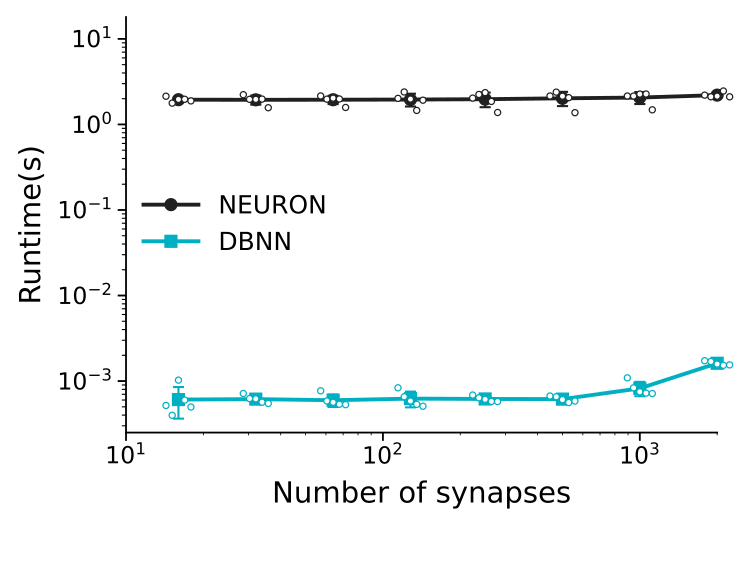

Write the Python code that produced this figure.
import csv
import os
from pathlib import Path

import matplotlib
matplotlib.use("Agg")
import matplotlib.pyplot as plt
from matplotlib.transforms import ScaledTranslation
import numpy as np

SCRIPT_DIR = Path(__file__).resolve().parent
ROOT = SCRIPT_DIR.parents[2]
DATA_DIR = ROOT / "nc_final_data" / "FigureS7" / "FigureS7_b"
SOURCE_DIR = ROOT / "nc_final_source_data" / "FigureS7" / "FigureS7_b"




def write_table(path, columns, runs, means, stds):
    values = np.asarray(runs)
    if values.ndim != 2 or values.shape[0] != len(columns) or len(means) != len(columns) or len(stds) != len(columns):
        raise ValueError("Unexpected source table shape")
    path.parent.mkdir(parents=True, exist_ok=True)
    temporary = path.with_name(f".{path.name}.{os.getpid()}.tmp")
    try:
        with temporary.open("w", encoding="utf-8", newline="") as stream:
            writer = csv.writer(stream)
            writer.writerow(["run", *columns])
            for index in range(values.shape[1]):
                writer.writerow([f"run_{index + 1}", *values[:, index]])
            writer.writerow(["mean", *means])
            writer.writerow(["std", *stds])
        os.replace(temporary, path)
    finally:
        if temporary.exists():
            temporary.unlink()


def write_runtime_table(path, x, shown, raw, neuron, dbnn, include_raw):
    columns, runs, means, stds = [], [], [], []
    for condition_index, condition in enumerate(x):
        for engine_index, engine in enumerate(("NEURON", "DBNN")):
            prefix = f"{condition:g}_{engine}"
            if include_raw:
                columns.append(prefix + "_raw_s")
                series = raw[condition_index, engine_index]
                runs.append(series)
                means.append(series.mean())
                stds.append(series.std(ddof=1))
            columns.append(prefix + ("_plotted_s" if include_raw else "_runtime_s"))
            series = shown[condition_index, engine_index]
            runs.append(series)
            means.append(series.mean())
            stds.append(series.std(ddof=1))
            config = neuron[condition_index] if engine_index == 0 else dbnn[condition_index]
            fields = ("dt_ms", "variant", "weight_factor") if engine_index == 0 else ("dt_ms", "method", "execution")
            for field in fields:
                columns.append(prefix + "_" + field)
                runs.append(config[field])
                means.append("")
                stds.append("")
    write_table(path, columns, runs, means, stds)


def main():
    x = np.load(DATA_DIR / "synapse_counts.npy", allow_pickle=False)
    means = np.load(DATA_DIR / "runtime_mean_s.npy", allow_pickle=False)
    if x.shape != (8,) or means.shape != (8, 2) or not np.isfinite(means).all() or np.any(means <= 0):
        raise ValueError("Unexpected figure data")
    runs = np.load(DATA_DIR / "runtime_runs_s.npy", allow_pickle=False)
    raw = np.load(DATA_DIR / "runtime_raw_s.npy", allow_pickle=False)
    neuron = np.load(DATA_DIR / "neuron_config.npy", allow_pickle=False)
    dbnn = np.load(DATA_DIR / "dbnn_config.npy", allow_pickle=False)
    if runs.shape != (8, 2, 5) or raw.shape != runs.shape or neuron.shape != (8, 5) or dbnn.shape != (8, 5):
        raise ValueError("Unexpected individual timing data")
    if not np.allclose(runs.mean(axis=2), means, rtol=1e-12, atol=1e-12):
        raise ValueError("Individual times do not match plotted means")
    stds = runs.std(axis=2, ddof=1)
    write_runtime_table(SOURCE_DIR / "FigureS7_b.csv", x, runs, raw, neuron, dbnn, True)
    plt.rcParams.update({"font.family": "Arial", "font.size": 19, "axes.labelsize": 21, "xtick.labelsize": 17, "ytick.labelsize": 17, "legend.fontsize": 18, "axes.linewidth": 1.3, "pdf.fonttype": 42, "ps.fonttype": 42})
    fig, ax = plt.subplots(figsize=(7.4, 5.7))
    ax.plot(x, means[:, 0], color="#202020", marker="o", linewidth=2.8, markersize=8.5, markeredgewidth=1.0, label="NEURON", clip_on=False)
    ax.plot(x, means[:, 1], color="#00AFC1", marker="s", linewidth=2.8, markersize=8.5, markeredgewidth=1.0, label="DBNN", clip_on=False)
    offsets = np.linspace(-9.0, 9.0, runs.shape[2])
    for engine, color in enumerate(("#202020", "#00AFC1")):
        ax.errorbar(x, means[:, engine], yerr=stds[:, engine], fmt="none", ecolor=color,
                    elinewidth=1.5, capsize=4, capthick=1.5, zorder=2)
        for repeat, offset in enumerate(offsets):
            shift = ScaledTranslation(offset / 72.0, 0.0, fig.dpi_scale_trans)
            ax.scatter(x, runs[:, engine, repeat], s=20, facecolors="white", edgecolors=color, linewidths=.9,
                       transform=ax.transData + shift, clip_on=False, zorder=5)
    ax.set_xscale("log", base=10)
    ax.set_yscale("log")
    ax.set_xlabel("Number of synapses", labelpad=8)
    ax.set_ylabel("Runtime(s)", labelpad=8)
    ax.set_xlim(10, 2000)
    ax.set_ylim(min(2.5e-4, float(np.min(means - stds)) * 0.9), max(18, float(np.max(means + stds)) * 1.1))
    ax.legend(loc="center left", frameon=False, handlelength=2.2, borderaxespad=0.3)
    fig.subplots_adjust(left=0.17, right=0.97, bottom=0.24, top=0.97)
    ax.tick_params(axis="both", which="major", width=1.3, length=6)
    ax.tick_params(axis="y", which="minor", width=0.8, length=3)
    ax.spines["top"].set_visible(False)
    ax.spines["right"].set_visible(False)
    fig.savefig(SCRIPT_DIR / "FigureS7_b.pdf", format="pdf")
    plt.close(fig)


if __name__ == "__main__":
    main()
